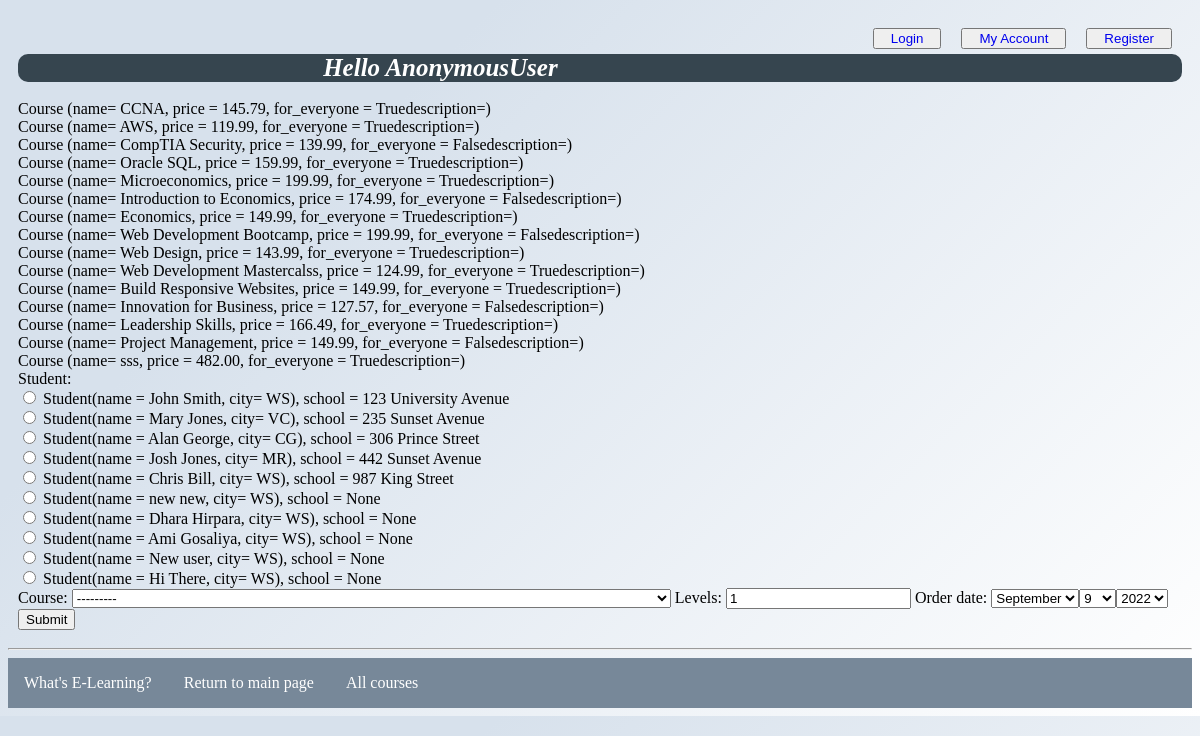
The page /myapp/place_order on the database its author committed.
### myapp/models.py (models this page shows, shortened)
class Course(models.Model):
    topic = models.ForeignKey(Topic, related_name='courses', on_delete=models.CASCADE)
    name = models.CharField(max_length=200)
    price = models.DecimalField(max_digits=10, decimal_places=2, validators=[validate_price])
    for_everyone = models.BooleanField(default=True)
    description = models.TextField(max_length=300, null=True, blank=True)
    interested = models.PositiveIntegerField(default=0)
    stages = models.PositiveIntegerField(default=3)
    def __str__(self):
        return f"Course (name= {self.name}, price = {self.price}, for_everyone = {self.for_everyone}" \
               f"description={self.description})"

### myapp/views.py (the view)
# urls.py: path(r'place_order', views.place_order, name='place_order'),
def place_order(request):
    msg = ''
    courlist = Course.objects.all()
    if request.method == 'POST':
        form = OrderForm(request.POST)
        if form.is_valid():
            order = form.save(commit=False)
            if order.levels <= order.course.stages:
                order.save()
                if order.course.price > 150.00:
                    course = order.course
                    course.discount();
                    course.save()
                msg = 'Your course has been ordered successfully.'
            else:
                msg = 'You exceeded the number of levels for this course.'
            return render(request, 'myapp/order_response.html', {'msg': msg})
    else:
        form = OrderForm()
    return render(request, 'myapp/placeorder.html', {'form':form, 'msg':msg, 'courlist':courlist})

### myapp/forms.py
class OrderForm(forms.ModelForm):
    class Meta:
        model = Order
        fields = ['Student', 'course', 'levels', 'order_date']
        widgets = {
            'Student': forms.RadioSelect,
            'order_date': forms.SelectDateWidget
        }

### myapp/models.py (called while the page is built)
    def __str__(self):
        return f"Student(name = {self.student_name}, city= {self.city}), school = {self.school}"

### myapp/templates/myapp/placeorder.html (shortened to what this page needs)
{% extends 'myapp/base.html' %}
{% block body_block %}
    {% for course in courlist %}
    {{ course }}
        <br/>
    {% endfor %}
   <form action="" method="post">
       {{ form }}
       <input type="submit" value="Submit" />
   </form>
{% endblock %}

### myapp/static/myapp/style.css (style rules this page uses)
body { background-color: #ffffff; background-image: linear-gradient(315deg, #ffffff 0%, #d7e1ec 74%); font-family: 'Times New Roman', Times, serif; }

### rows shown on the page
Course: name+price+for_everyone "Course (name= CCNA, price = 145.79, for_everyone = Truedescription=)"
Course: name+price+for_everyone "Course (name= AWS, price = 119.99, for_everyone = Truedescription=)"
Course: name+price+for_everyone "Course (name= CompTIA Security, price = 139.99, for_everyone = Falsedescription=)"
Course: name+price+for_everyone "Course (name= Oracle SQL, price = 159.99, for_everyone = Truedescription=)"
Course: name+price+for_everyone "Course (name= Microeconomics, price = 199.99, for_everyone = Truedescription=)"
Course: name+price+for_everyone "Course (name= Introduction to Economics, price = 174.99, for_everyone = Falsedescription=)"
Course: name+price+for_everyone "Course (name= Economics, price = 149.99, for_everyone = Truedescription=)"
Course: name+price+for_everyone "Course (name= Web Development Bootcamp, price = 199.99, for_everyone = Falsedescription=)"
Course: name+price+for_everyone "Course (name= Web Design, price = 143.99, for_everyone = Truedescription=)"
Course: name+price+for_everyone "Course (name= Web Development Mastercalss, price = 124.99, for_everyone = Truedescription=)"
Course: name+price+for_everyone "Course (name= Build Responsive Websites, price = 149.99, for_everyone = Truedescription=)"
Course: name+price+for_everyone "Course (name= Innovation for Business, price = 127.57, for_everyone = Falsedescription=)"
Course: name+price+for_everyone "Course (name= Leadership Skills, price = 166.49, for_everyone = Truedescription=)"
Course: name+price+for_everyone "Course (name= Project Management, price = 149.99, for_everyone = Falsedescription=)"
Course: name+price+for_everyone "Course (name= sss, price = 482.00, for_everyone = Truedescription=)"

### other values the page prints
{{ user }} "AnonymousUser"
